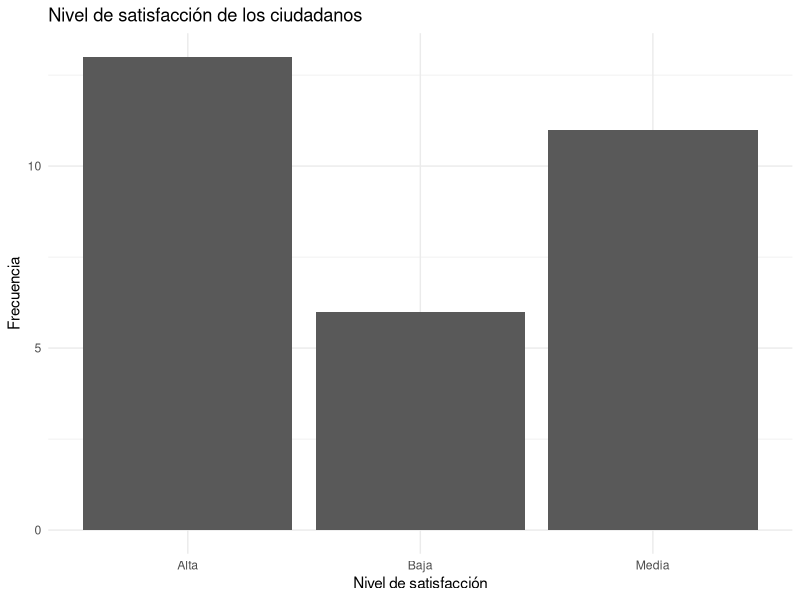
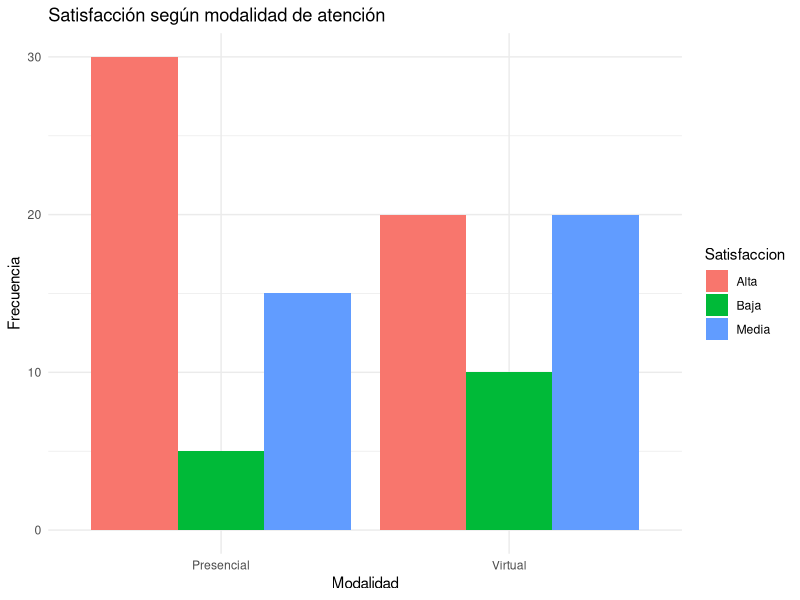
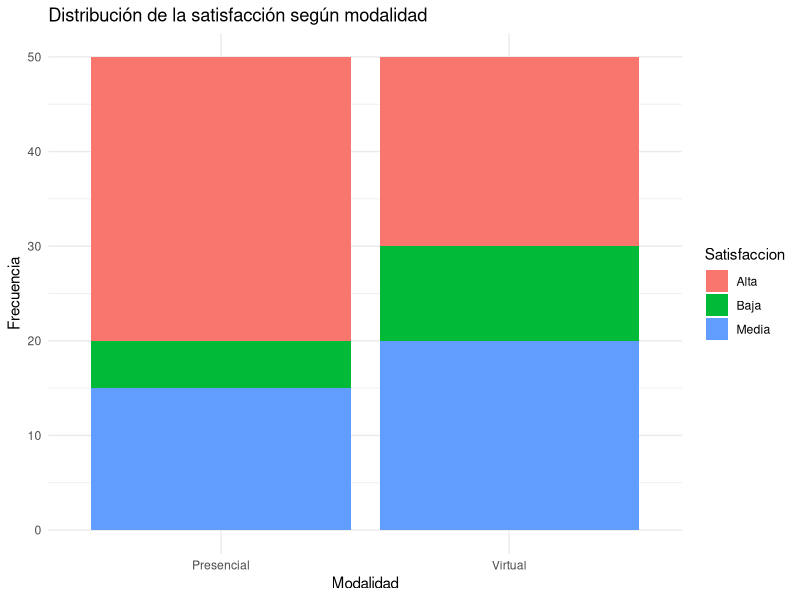
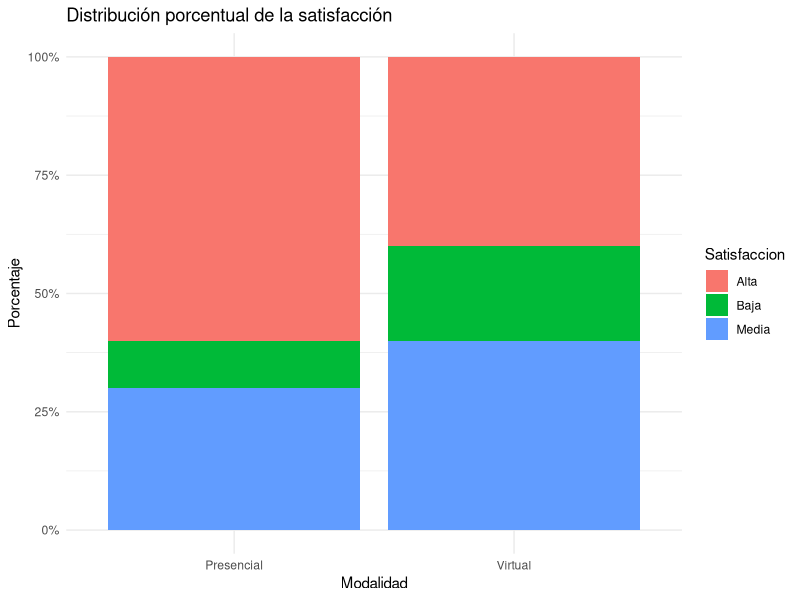

These figures' R source, in order:
## ---- chunk 1
ipak <- function(pkg){

  options(repos = c(CRAN="https://cloud.r-project.org"))

  new.pkg <- pkg[!(pkg %in% rownames(installed.packages()))]

  if(length(new.pkg)) install.packages(new.pkg, dependencies = TRUE)

  invisible(lapply(pkg, function(p)
    suppressPackageStartupMessages(library(p, character.only = TRUE))
  ))
}

packages <- c("tidyverse","kableExtra","psych","readxl")

ipak(packages)
## ---- chunk 2

tramites <- c("A", "B", "A", "C", "B", "A")

freq <- table(tramites)

freq_abs_acum <- cumsum(freq)

freq_abs_acum
## ---- chunk 3
frecuencias <- as.data.frame(table(tramites))

names(frecuencias) <- c("Valor", "fi")

frecuencias$Fi <- cumsum(frecuencias$fi)

frecuencias$hi <- frecuencias$fi / sum(frecuencias$fi)

frecuencias$Hi <- cumsum(frecuencias$hi)

frecuencias$Porcentaje <- frecuencias$hi * 100

frecuencias
## ---- chunk 4
frecuencias$hi <- round(frecuencias$hi, 4)

frecuencias$Hi <- round(frecuencias$Hi, 4)

frecuencias$Porcentaje <- round(
  frecuencias$Porcentaje, 2
)

frecuencias
## ---- chunk 5
satisfaccion <- c(
  "Alta","Media","Baja","Alta","Media",
  "Alta","Baja","Media","Alta","Alta",
  "Media","Baja","Alta","Media","Alta",
  "Baja","Media","Alta","Media","Alta",
  "Baja","Alta","Media","Alta","Media",
  "Baja","Alta","Media","Alta","Media"
)

table(satisfaccion)
## ---- chunk 6
prop.table(table(satisfaccion))
## ---- chunk 7
round(prop.table(table(satisfaccion)) * 100, 2)
## ---- chunk 8
library(ggplot2)

ggplot(data.frame(satisfaccion), aes(x = satisfaccion)) +
  geom_bar() +
  labs(
    title = "Nivel de satisfacción de los ciudadanos",
    x = "Nivel de satisfacción",
    y = "Frecuencia"
  ) +
  theme_minimal()
## ---- chunk 9
set.seed(123)

ingresos <- round(
  runif(40, 1.2, 6.5),
  2
)

ingresos
## ---- chunk 10
intervalos <- cut(
  ingresos,
  breaks = c(1, 2, 3, 4, 5, 6, 7),
  right = FALSE
)

table(intervalos)
## ---- chunk 11
tabla <- data.frame(
  Modalidad = c("Presencial", "Virtual"),
  Alta = c(10, 8),
  Media = c(6, 7),
  Baja = c(4, 5)
)

tabla$Total <- rowSums(tabla[, 2:4])

tabla
## ---- chunk 12
colSums(tabla[, 2:4])
## ---- chunk 13
datos <- data.frame(
  Modalidad = c(
    "Presencial", "Presencial", "Presencial",
    "Virtual", "Virtual", "Virtual"
  ),
  Satisfaccion = c(
    "Alta", "Media", "Baja",
    "Alta", "Media", "Baja"
  ),
  Frecuencia = c(
    30, 15, 5,
    20, 20, 10
  )
)

knitr::kable(
  datos,
  col.names = c("Modalidad", "Satisfacción", "Frecuencia"),
  align = "c",
  caption = "Tabla de satisfacción según modalidad"
)
## ---- chunk 14
knitr::kable(
  tabla,
  caption = "Tabla de contingencia entre modalidad y satisfacción",
  align = "c"
)
## ---- chunk 15
datos_grafico <- data.frame(
  Modalidad = rep(
    c("Presencial", "Virtual"),
    each = 3
  ),
  Satisfaccion = rep(
    c("Alta", "Media", "Baja"),
    2
  ),
  Frecuencia = c(
    30, 15, 5,
    20, 20, 10
  )
)

ggplot(
  datos_grafico,
  aes(
    x = Modalidad,
    y = Frecuencia,
    fill = Satisfaccion
  )
) +
  geom_col(
    position = "dodge"
  ) +
  labs(
    title = "Satisfacción según modalidad de atención",
    x = "Modalidad",
    y = "Frecuencia"
  ) +
  theme_minimal()
## ---- chunk 16
ggplot(
  datos_grafico,
  aes(
    x = Modalidad,
    y = Frecuencia,
    fill = Satisfaccion
  )
) +
  geom_col() +
  labs(
    title = "Distribución de la satisfacción según modalidad",
    x = "Modalidad",
    y = "Frecuencia"
  ) +
  theme_minimal()
## ---- chunk 17
ggplot(
  datos_grafico,
  aes(
    x = Modalidad,
    y = Frecuencia,
    fill = Satisfaccion
  )
) +
  geom_col(position = "fill") +
  scale_y_continuous(
    labels = scales::percent
  ) +
  labs(
    title = "Distribución porcentual de la satisfacción",
    x = "Modalidad",
    y = "Porcentaje"
  ) +
  theme_minimal()
## ---- chunk 18
tabla_frecuencias <- function(x) {
  
  fi <- table(x)
  
  tabla <- data.frame(
    Valor = names(fi),
    fi = as.vector(fi)
  )
  
  tabla$Fi <- cumsum(tabla$fi)
  tabla$hi <- tabla$fi / sum(tabla$fi)
  tabla$Hi <- cumsum(tabla$hi)
  tabla$Porcentaje <- tabla$hi * 100
  
  return(tabla)
}
tabla <- tabla_frecuencias(satisfaccion)

knitr::kable(
  tabla,
  digits = 2,
  col.names = c(
    "Valor",
    "Frecuencia absoluta (fi)",
    "Frecuencia acumulada (Fi)",
    "Frecuencia relativa (hi)",
    "Frecuencia relativa acumulada (Hi)",
    "Porcentaje (%)"
  ),
  caption = "Distribución de frecuencias de la satisfacción"
)
